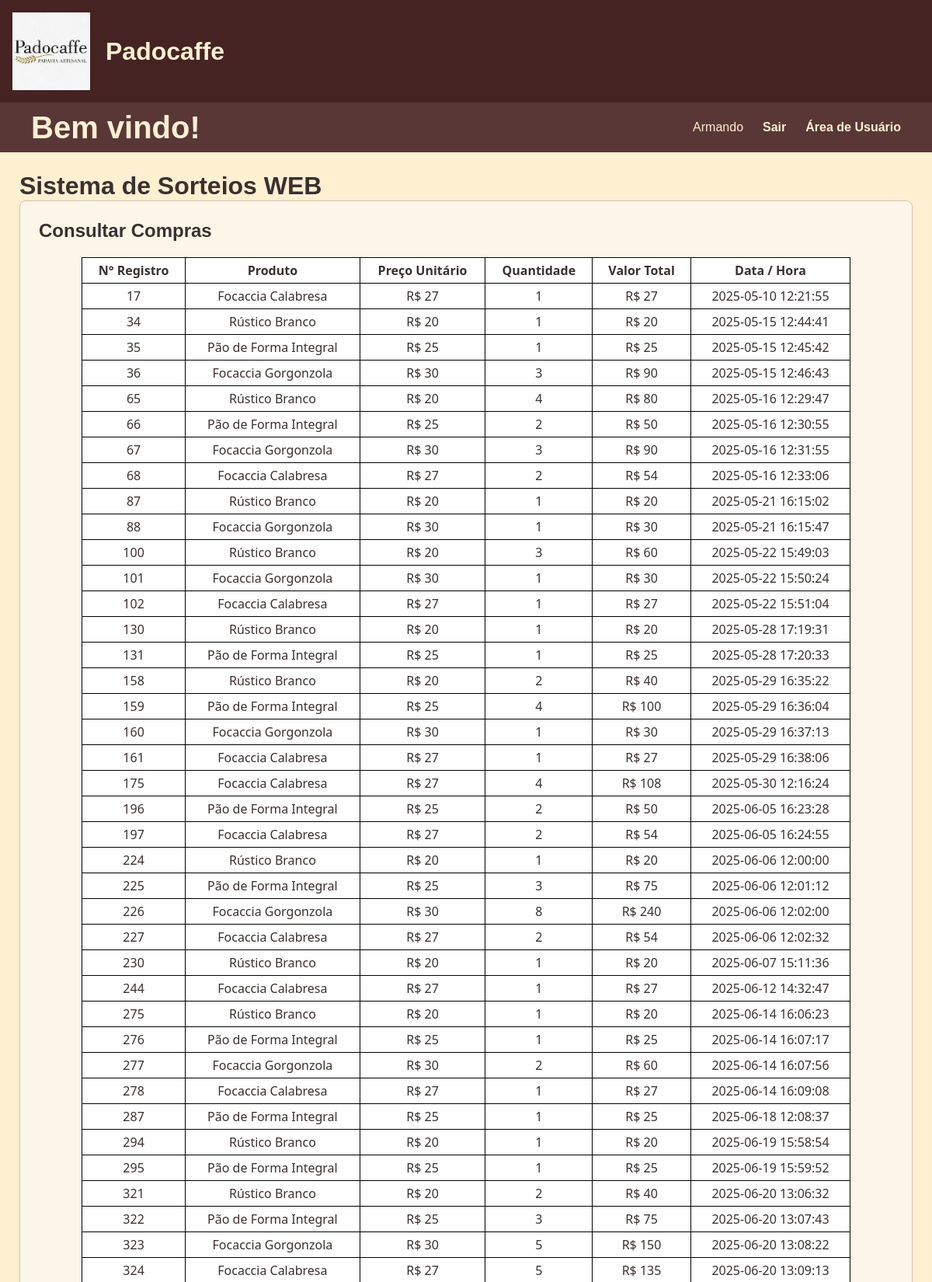
The app's page /consultar_compras (signed in, upper part) with its own data.
### tables this page shows
CREATE TABLE usuario (
  id_usuario INTEGER PRIMARY KEY AUTOINCREMENT,
  username TEXT UNIQUE NOT NULL,
  password TEXT NOT NULL,
  CPF INTEGER NOT NULL,
  celular INTEGER NOT NULL
);

CREATE TABLE venda (
  id_venda INTEGER PRIMARY KEY AUTOINCREMENT,
  data_venda TIMESTAMP NOT NULL,
  id_usuario INTEGER NOT NULL,
  id_produto INTEGER NOT NULL,
  preco_venda DECIMAL(10,2) NOT NULL,
  desconto_unitario DECIMAL(10,2) DEFAULT 0,
  quantidade_vendida INTEGER NOT NULL,
  FOREIGN KEY (id_usuario) REFERENCES usuario(id_usuario),
  FOREIGN KEY (id_produto) REFERENCES produto(id_produto)
);

CREATE TABLE produto (
  id_produto INTEGER PRIMARY KEY AUTOINCREMENT,
  nome TEXT UNIQUE NOT NULL,
  preco_atual DECIMAL(10,2) NOT NULL,
  ativo BOOLEAN DEFAULT 1
);

### flaskr/usuario.py (the view)
@bp.route('/consultar_compras')
@usuario_required
def consultar_compras():
    id_usuario = session["user_id"]
    db = get_db()
    compras = db.execute(
        'SELECT ' +
        ' venda.id_venda AS id_venda, ' +
        ' venda.id_usuario AS id_usuario, ' +
        ' venda.preco_venda AS preco, ' +
        ' venda.quantidade_vendida AS quantidade, ' +
        ' venda.data_venda AS data, ' +
        ' produto.nome AS produto ' +
        ' FROM venda ' +
        ' INNER JOIN produto ON venda.id_produto = produto.id_produto '+
         ' WHERE id_usuario = ?', (id_usuario,)
    ).fetchall()
    if compras:
        return render_template('usuario/consultar_compras.html',compra_encontrada=True,compras=compras)
    else:
        return render_template('usuario/consultar_compras.html',compra_encontrada=False)

### flaskr/auth.py (called while the page is built, shortened)
@bp.before_app_request
def load_logged_in_user():
    user_id = session.get("user_id")
    auth_type = session.get("auth_type")
    if user_id is None:
        g.admin = None
        g.usuario = None
    elif auth_type == "usuario":
        db = get_db()
        g.usuario = db.execute(
            "SELECT id_usuario, username, password FROM usuario WHERE id_usuario = ?",
            (user_id,)
        ).fetchone()
        g.admin = None

def usuario_required(view):
    @functools.wraps(view)
    def wrapped_view(**kwargs):
        if g.usuario is None:
            return redirect(url_for("auth.login_usuario"))
        return view(**kwargs)
    return wrapped_view

### flaskr/db.py (called while the page is built)
def get_db():
    if 'db' not in g:
        g.db = sqlite3.connect(DB_PATH)
        g.db.row_factory = sqlite3.Row
    return g.db

### flaskr/templates/usuario/consultar_compras.html (shortened to what this page needs)
{% extends 'base.html' %}
{% block content %}
    <h2 style="margin-bottom: 20px;">Consultar Compras</h2>
    <div>
        {% if compra_encontrada %}
        <table>
            <tr>
                <th>N° Registro </th>
                <th>Produto </th>
                <th>Preço Unitário</th>
                <th>Quantidade </th>
                <th>Valor Total</th>
                <th>Data / Hora </th>
            </tr>
            {% for compra in compras %}
                <tr>
                    <td>{{compra.id_venda}}</td>
                    <td>{{compra.produto}}</td>
                    <td>R$ {{compra.preco}}</td>
                    <td>{{compra.quantidade}}</td>
                    <td>R$ {{compra.quantidade * compra.preco}}</td>
                    <td>{{compra.data}}</td>
                </tr>
            {% endfor %}
        </table>
        {% else %}
        <p style="margin: 10px;">Você ainda não fez nenhuma compra</p>
        {% endif %}
    </div>
{% endblock %}

### flaskr/templates/base.html (shortened to what this page needs)
<!doctype html>
<html lang="pt-br">
  <head>
    <link rel="stylesheet" href="{{ url_for('static', filename='style.css') }}">
  </head>
  <body>
    <header class="main-header">
        <img src="{{ url_for('static', filename='img/padocaffe imagem.jpeg') }}" alt="Logomarca da Empresa Padocaffe" style="height: 100px;">
        <h1>Padocaffe</h1>
    </header>
    <nav class="navbar">
      <h1>Bem vindo!</h1>
      <ul>
        {% if g.admin %}
            <li><span>{{ g.admin['username'] }}</span></li>
            <li><a class="navbar-item" href="{{ url_for('auth.logout_admin') }}">Sair</a></li>
            <li><a class="navbar-item" href="{{ url_for('admin.index_admin') }}">Área de Administrador</a></li>
        {% else %}
          {% if g.usuario %}
            <li><span>{{ g.usuario['username'] }}</span></li>
            <li><a class="navbar-item" href="{{ url_for('auth.logout_usuario') }}">Sair</a></li>
            <li><a class="navbar-item" href="{{ url_for('usuario.index_usuario') }}">Área de Usuário</a></li>
          {% else %}
            <li><a class="navbar-item" href="{{ url_for('auth.login_admin') }}">Área de Administrador</a></li>
            <li><a class="navbar-item" href="{{ url_for('auth.index') }}">Voltar ao Início</a></li>
          {% endif %}
        {% endif %}
      </ul>
    </nav>
    <main>
      <div style="display: flex; align-items: center; gap: 12px;">
        <h1 style="margin: 0;">Sistema de Sorteios WEB</h1>
      </div>
      <section class="content">
      {% block content %}{% endblock %}
      </section>
    </main>
  </body>
</html>

### flaskr/static/style.css (style rules this page uses)
* { margin: 0; padding: 0; box-sizing: border-box; }
body { background-color: #FFF0D1; color: #3B3030; font-family: Arial, Helvetica, sans-serif; }
a { color: #664343; text-decoration: none; }
.main-header { background-color: #462323; padding: 1rem; display: flex; align-items: center; gap: 20px; color: #FFF0D1; }
.navbar { width: 100%; height: 4rem; background-color: #593737; display: flex; justify-content: space-between; align-items: center; }
.navbar h1 { margin-left: 2.5rem; font-size: 2.5rem; color: #FFF0D1; }
.navbar ul { margin-right: 2.5rem; list-style: none; display: flex; align-items: center; gap: 25px; }
.navbar li { color: #FFF0D1; display: inline-flex; justify-content: space-evenly; }
.navbar-item { color: #FFF0D1; line-height: 50px; text-decoration: none; font-weight: bold; font-family: Arial, Helvetica, sans-serif; }
table { border: 1px solid black; margin: 10px auto; margin-bottom: 20px; width: 90%; background-color: white; color: #3B3030; border-collapse: collapse; font-family:'Segoe UI', Tahoma, Geneva, Verdana, sans-serif; }
td { border: 1px solid black; margin: 0px; padding: 5px 10px; background-color: white; text-align: center; }
th { border: 1px solid black; margin: 0px; padding: 5px 10px; background-color: #ffffff; text-align: center; }
main { padding: 25px; }
.content { background-color: #fcf6e8; padding: 1.5rem; border: 1px solid #d3c5b4; border-radius: 8px; box-shadow: 0 2px 8px rgba(0,0,0,0.05); }
.content:last-child { margin-bottom: 0; }

### records on screen
usuario: usuario.username "Armando"
venda: id_venda "17", produto "Focaccia Calabresa", preco "27", quantidade "1", compra.quantidade*compra.preco "27", data "2025-05-10 12:21:55"
venda: id_venda "34", produto "Rústico Branco", preco "20", quantidade "1", compra.quantidade*compra.preco "20", data "2025-05-15 12:44:41"
venda: id_venda "35", produto "Pão de Forma Integral", preco "25", quantidade "1", compra.quantidade*compra.preco "25", data "2025-05-15 12:45:42"
venda: id_venda "36", produto "Focaccia Gorgonzola", preco "30", quantidade "3", compra.quantidade*compra.preco "90", data "2025-05-15 12:46:43"
venda: id_venda "65", produto "Rústico Branco", preco "20", quantidade "4", compra.quantidade*compra.preco "80", data "2025-05-16 12:29:47"
venda: id_venda "66", produto "Pão de Forma Integral", preco "25", quantidade "2", compra.quantidade*compra.preco "50", data "2025-05-16 12:30:55"
venda: id_venda "67", produto "Focaccia Gorgonzola", preco "30", quantidade "3", compra.quantidade*compra.preco "90", data "2025-05-16 12:31:55"
venda: id_venda "68", produto "Focaccia Calabresa", preco "27", quantidade "2", compra.quantidade*compra.preco "54", data "2025-05-16 12:33:06"
venda: id_venda "87", produto "Rústico Branco", preco "20", quantidade "1", compra.quantidade*compra.preco "20", data "2025-05-21 16:15:02"
venda: id_venda "88", produto "Focaccia Gorgonzola", preco "30", quantidade "1", compra.quantidade*compra.preco "30", data "2025-05-21 16:15:47"
venda: id_venda "100", produto "Rústico Branco", preco "20", quantidade "3", compra.quantidade*compra.preco "60", data "2025-05-22 15:49:03"
venda: id_venda "101", produto "Focaccia Gorgonzola", preco "30", quantidade "1", compra.quantidade*compra.preco "30", data "2025-05-22 15:50:24"
venda: id_venda "102", produto "Focaccia Calabresa", preco "27", quantidade "1", compra.quantidade*compra.preco "27", data "2025-05-22 15:51:04"
venda: id_venda "130", produto "Rústico Branco", preco "20", quantidade "1", compra.quantidade*compra.preco "20", data "2025-05-28 17:19:31"
venda: id_venda "131", produto "Pão de Forma Integral", preco "25", quantidade "1", compra.quantidade*compra.preco "25", data "2025-05-28 17:20:33"
venda: id_venda "158", produto "Rústico Branco", preco "20", quantidade "2", compra.quantidade*compra.preco "40", data "2025-05-29 16:35:22"
venda: id_venda "159", produto "Pão de Forma Integral", preco "25", quantidade "4", compra.quantidade*compra.preco "100", data "2025-05-29 16:36:04"
venda: id_venda "160", produto "Focaccia Gorgonzola", preco "30", quantidade "1", compra.quantidade*compra.preco "30", data "2025-05-29 16:37:13"
venda: id_venda "161", produto "Focaccia Calabresa", preco "27", quantidade "1", compra.quantidade*compra.preco "27", data "2025-05-29 16:38:06"
venda: id_venda "175", produto "Focaccia Calabresa", preco "27", quantidade "4", compra.quantidade*compra.preco "108", data "2025-05-30 12:16:24"
venda: id_venda "196", produto "Pão de Forma Integral", preco "25", quantidade "2", compra.quantidade*compra.preco "50", data "2025-06-05 16:23:28"
venda: id_venda "197", produto "Focaccia Calabresa", preco "27", quantidade "2", compra.quantidade*compra.preco "54", data "2025-06-05 16:24:55"
venda: id_venda "224", produto "Rústico Branco", preco "20", quantidade "1", compra.quantidade*compra.preco "20", data "2025-06-06 12:00:00"
venda: id_venda "225", produto "Pão de Forma Integral", preco "25", quantidade "3", compra.quantidade*compra.preco "75", data "2025-06-06 12:01:12"
venda: id_venda "226", produto "Focaccia Gorgonzola", preco "30", quantidade "8", compra.quantidade*compra.preco "240", data "2025-06-06 12:02:00"
venda: id_venda "227", produto "Focaccia Calabresa", preco "27", quantidade "2", compra.quantidade*compra.preco "54", data "2025-06-06 12:02:32"
venda: id_venda "230", produto "Rústico Branco", preco "20", quantidade "1", compra.quantidade*compra.preco "20", data "2025-06-07 15:11:36"
venda: id_venda "244", produto "Focaccia Calabresa", preco "27", quantidade "1", compra.quantidade*compra.preco "27", data "2025-06-12 14:32:47"
venda: id_venda "275", produto "Rústico Branco", preco "20", quantidade "1", compra.quantidade*compra.preco "20", data "2025-06-14 16:06:23"
venda: id_venda "276", produto "Pão de Forma Integral", preco "25", quantidade "1", compra.quantidade*compra.preco "25", data "2025-06-14 16:07:17"
venda: id_venda "277", produto "Focaccia Gorgonzola", preco "30", quantidade "2", compra.quantidade*compra.preco "60", data "2025-06-14 16:07:56"
venda: id_venda "278", produto "Focaccia Calabresa", preco "27", quantidade "1", compra.quantidade*compra.preco "27", data "2025-06-14 16:09:08"
venda: id_venda "287", produto "Pão de Forma Integral", preco "25", quantidade "1", compra.quantidade*compra.preco "25", data "2025-06-18 12:08:37"
venda: id_venda "294", produto "Rústico Branco", preco "20", quantidade "1", compra.quantidade*compra.preco "20", data "2025-06-19 15:58:54"
venda: id_venda "295", produto "Pão de Forma Integral", preco "25", quantidade "1", compra.quantidade*compra.preco "25", data "2025-06-19 15:59:52"
venda: id_venda "321", produto "Rústico Branco", preco "20", quantidade "2", compra.quantidade*compra.preco "40", data "2025-06-20 13:06:32"
venda: id_venda "322", produto "Pão de Forma Integral", preco "25", quantidade "3", compra.quantidade*compra.preco "75", data "2025-06-20 13:07:43"
venda: id_venda "323", produto "Focaccia Gorgonzola", preco "30", quantidade "5", compra.quantidade*compra.preco "150", data "2025-06-20 13:08:22"
venda: id_venda "324", produto "Focaccia Calabresa", preco "27", quantidade "5", compra.quantidade*compra.preco "135", data "2025-06-20 13:09:13"
